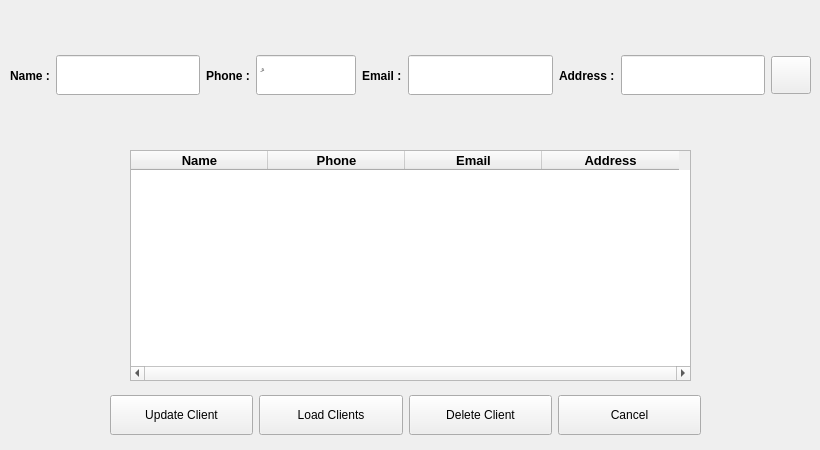
      <widget class="QWidget" name="clients">
       <attribute name="icon">
        <iconset resource="resource.qrc">
         <normaloff>:/icons/assests/whiteIcon/users.svg</normaloff>:/icons/assests/whiteIcon/users.svg</iconset>
       </attribute>
       <attribute name="title">
        <string/>
       </attribute>
       <widget class="QWidget" name="AddClient" native="true">
        <property name="geometry">
         <rect>
          <x>10</x>
          <y>20</y>
          <width>801</width>
          <height>111</height>
         </rect>
        </property>
        <property name="maximumSize">
         <size>
          <width>16777215</width>
          <height>500</height>
         </size>
        </property>
        <property name="styleSheet">
         <string notr="true"/>
        </property>
        <layout class="QHBoxLayout" name="horizontalLayout">
         <item>
          <widget class="QLabel" name="label">
           <property name="font">
            <font>
             <weight>75</weight>
             <bold>true</bold>
            </font>
           </property>
           <property name="text">
            <string>Name :</string>
           </property>
          </widget>
         </item>
         <item>
          <widget class="QLineEdit" name="clientName">
           <property name="maximumSize">
            <size>
             <width>16777215</width>
             <height>40</height>
            </size>
           </property>
           <property name="font">
            <font>
             <pointsize>10</pointsize>
            </font>
           </property>
          </widget>
         </item>
         <item>
          <widget class="QLabel" name="label_2">
           <property name="font">
            <font>
             <weight>75</weight>
             <bold>true</bold>
            </font>
           </property>
           <property name="text">
            <string>Phone :</string>
           </property>
          </widget>
         </item>
         <item>
          <widget class="QLineEdit" name="clientPhone">
           <property name="maximumSize">
            <size>
             <width>100</width>
             <height>40</height>
            </size>
           </property>
           <property name="font">
            <font>
             <pointsize>10</pointsize>
            </font>
           </property>
           <property name="text">
            <string/>
           </property>
           <property name="placeholderText">
            <string>ُ</string>
           </property>
          </widget>
         </item>
         <item>
          <widget class="QLabel" name="label_3">
           <property name="font">
            <font>
             <weight>75</weight>
             <bold>true</bold>
            </font>
           </property>
           <property name="text">
            <string>Email :</string>
           </property>
          </widget>
         </item>
         <item>
          <widget class="QLineEdit" name="clientEmail">
           <property name="maximumSize">
            <size>
             <width>180</width>
             <height>40</height>
            </size>
           </property>
           <property name="font">
            <font>
             <pointsize>10</pointsize>
            </font>
           </property>
          </widget>
         </item>
         <item>
          <widget class="QLabel" name="label_4">
           <property name="font">
            <font>
             <weight>75</weight>
             <bold>true</bold>
            </font>
           </property>
           <property name="text">
            <string>Address :</string>
           </property>
          </widget>
         </item>
         <item>
          <widget class="QLineEdit" name="clientAddress">
           <property name="maximumSize">
            <size>
             <width>16777215</width>
             <height>40</height>
            </size>
           </property>
           <property name="font">
            <font>
             <pointsize>10</pointsize>
            </font>
           </property>
          </widget>
         </item>
         <item>
          <widget class="QPushButton" name="sendClientData">
           <property name="maximumSize">
            <size>
             <width>16777215</width>
             <height>38</height>
            </size>
           </property>
           <property name="text">
            <string/>
           </property>
           <property name="icon">
            <iconset resource="resource.qrc">
             <normaloff>:/icons/assests/whiteIcon/check.svg</normaloff>:/icons/assests/whiteIcon/check.svg</iconset>
           </property>
           <property name="iconSize">
            <size>
             <width>50</width>
             <height>30</height>
            </size>
           </property>
          </widget>
         </item>
        </layout>
       </widget>
       <widget class="QWidget" name="clientInfo" native="true">
        <property name="geometry">
         <rect>
          <x>110</x>
          <y>140</y>
          <width>591</width>
          <height>241</height>
         </rect>
        </property>
        <property name="sizePolicy">
         <sizepolicy hsizetype="Maximum" vsizetype="Maximum">
          <horstretch>0</horstretch>
          <verstretch>0</verstretch>
         </sizepolicy>
        </property>
        <property name="styleSheet">
         <string notr="true"/>
        </property>
        <widget class="QTableWidget" name="clientTable">
         <property name="geometry">
          <rect>
           <x>20</x>
           <y>10</y>
           <width>561</width>
           <height>231</height>
          </rect>
         </property>
         <property name="verticalScrollBarPolicy">
          <enum>Qt::ScrollBarAsNeeded</enum>
         </property>
         <property name="horizontalScrollBarPolicy">
          <enum>Qt::ScrollBarAlwaysOn</enum>
         </property>
         <property name="sizeAdjustPolicy">
          <enum>QAbstractScrollArea::AdjustToContentsOnFirstShow</enum>
         </property>
         <attribute name="horizontalHeaderCascadingSectionResizes">
          <bool>false</bool>
         </attribute>
         <attribute name="horizontalHeaderDefaultSectionSize">
          <number>137</number>
         </attribute>
         <column>
          <property name="text">
           <string>Name</string>
          </property>
          <property name="font">
           <font>
            <pointsize>10</pointsize>
            <weight>75</weight>
            <bold>true</bold>
           </font>
          </property>
          <property name="icon">
           <iconset resource="resource.qrc">
            <normaloff>:/icons/assests/whiteIcon/user.svg</normaloff>:/icons/assests/whiteIcon/user.svg</iconset>
          </property>
         </column>
         <column>
          <property name="text">
           <string>Phone</string>
          </property>
          <property name="font">
           <font>
            <pointsize>10</pointsize>
            <weight>75</weight>
            <bold>true</bold>
           </font>
          </property>
          <property name="icon">
           <iconset resource="resource.qrc">
            <normaloff>:/icons/assests/whiteIcon/phone.svg</normaloff>:/icons/assests/whiteIcon/phone.svg</iconset>
          </property>
         </column>
         <column>
          <property name="text">
           <string>Email</string>
          </property>
          <property name="font">
           <font>
            <pointsize>10</pointsize>
            <weight>75</weight>
            <bold>true</bold>
           </font>
          </property>
          <property name="icon">
           <iconset resource="resource.qrc">
            <normaloff>:/icons/assests/whiteIcon/mail.svg</normaloff>:/icons/assests/whiteIcon/mail.svg</iconset>
          </property>
         </column>
         <column>
          <property name="text">
           <string>Address</string>
          </property>
          <property name="font">
           <font>
            <pointsize>10</pointsize>
            <weight>75</weight>
            <bold>true</bold>
           </font>
          </property>
          <property name="icon">
           <iconset resource="resource.qrc">
            <normaloff>:/icons/assests/whiteIcon/map-pin.svg</normaloff>:/icons/assests/whiteIcon/map-pin.svg</iconset>
          </property>
         </column>
        </widget>
       </widget>
       <widget class="QWidget" name="widget" native="true">
        <property name="geometry">
         <rect>
          <x>110</x>
          <y>390</y>
          <width>591</width>
          <height>51</height>
         </rect>
        </property>
        <property name="minimumSize">
         <size>
          <width>0</width>
          <height>40</height>
         </size>
        </property>
        <layout class="QHBoxLayout" name="horizontalLayout_2">
         <item>
          <widget class="QPushButton" name="upClient">
           <property name="maximumSize">
            <size>
             <width>16777215</width>
             <height>40</height>
            </size>
           </property>
           <property name="text">
            <string>Update Client</string>
           </property>
          </widget>
         </item>
         <item>
          <widget class="QPushButton" name="load">
           <property name="maximumSize">
            <size>
             <width>16777215</width>
             <height>40</height>
            </size>
           </property>
           <property name="text">
            <string>Load Clients</string>
           </property>
          </widget>
         </item>
         <item>
          <widget class="QPushButton" name="removeClient">
           <property name="maximumSize">
            <size>
             <width>16777215</width>
             <height>40</height>
            </size>
           </property>
           <property name="text">
            <string>Delete Client</string>
           </property>
          </widget>
         </item>
         <item>
          <widget class="QPushButton" name="cancelButt">
           <property name="maximumSize">
            <size>
             <width>16777215</width>
             <height>40</height>
            </size>
           </property>
           <property name="text">
            <string>Cancel</string>
           </property>
          </widget>
         </item>
        </layout>
       </widget>
      </widget>
